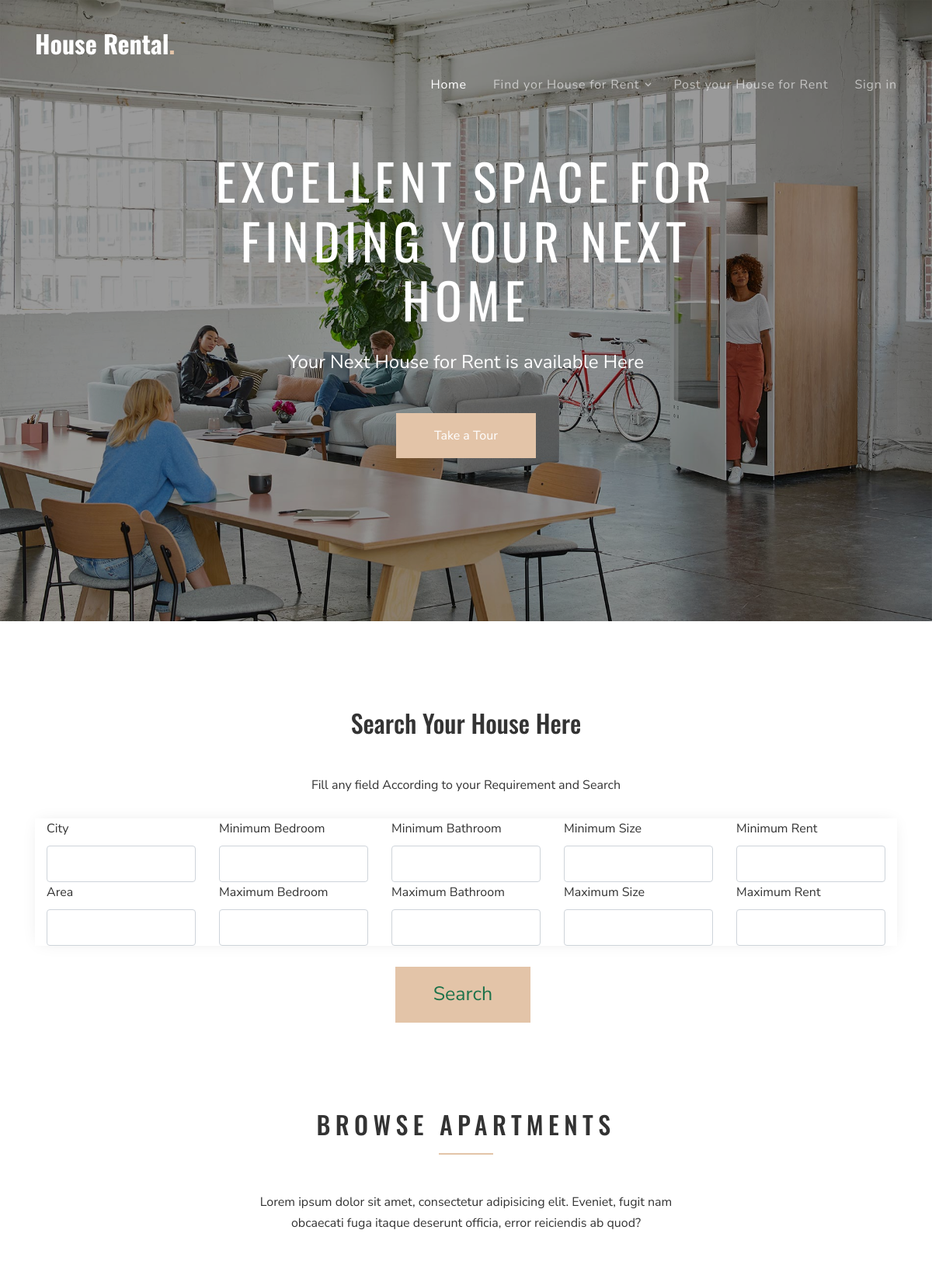
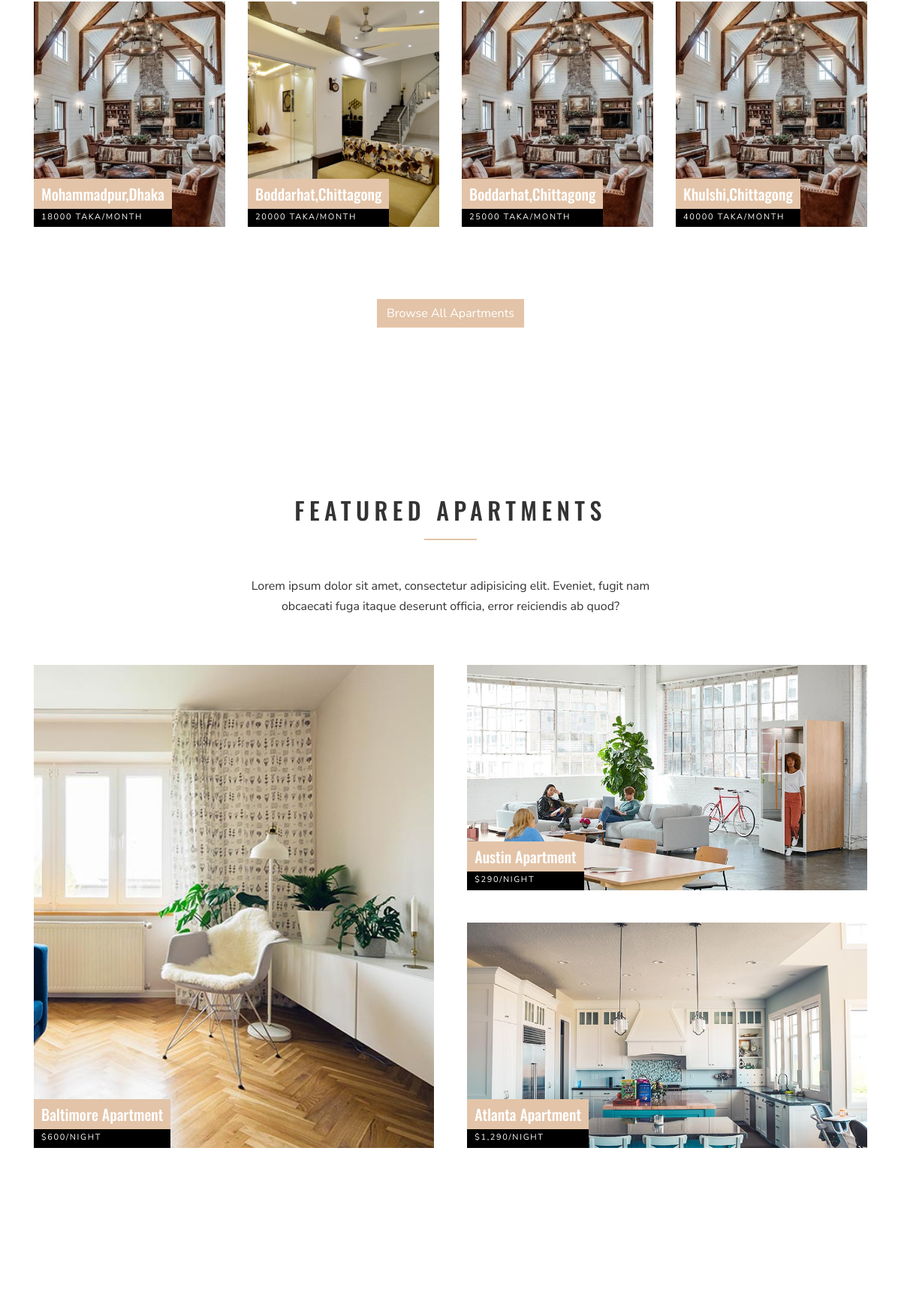
The page / (upper part) on the database its author committed (2 pictures, top to bottom).
### tables this page shows
CREATE TABLE `house_for_rent` (
  `house_id` int(255) NOT NULL,
  `owner_id` int(255) NOT NULL,
  `size` int(255) NOT NULL,
  `bedrooms` int(255) NOT NULL,
  `livingrooms` varchar(255) NOT NULL,
  `dining` varchar(255) NOT NULL,
  `servant_room` varchar(255) NOT NULL,
  `kitchen` int(255) NOT NULL,
  `parking` varchar(255) NOT NULL,
  `attach_bath` varchar(255) NOT NULL,
  `common_bath` int(255) NOT NULL,
  `balcony` int(255) NOT NULL,
  `floor_type` varchar(255) NOT NULL,
  `Level` varchar(255) NOT NULL,
  `direction` varchar(10) NOT NULL,
  `rent` int(255) NOT NULL,
  `service_charge` int(255) NOT NULL,
  `advance` int(255) NOT NULL,
  `description` varchar(10000) NOT NULL,
  `city` varchar(100) NOT NULL,
  `area` varchar(100) NOT NULL,
  `address` varchar(2555) NOT NULL,
  `renting_status` varchar(10) NOT NULL,
  `img1` varchar(255) NOT NULL,
  `img2` varchar(255) NOT NULL,
  `img3` varchar(255) NOT NULL,
  `img4` varchar(255) NOT NULL,
  `img5` varchar(255) NOT NULL
);

### index.php (the view, shortened to what this page needs)
<?php
include './includes/header.php';
$sql = "SELECT house_id, img1, rent, city, Area FROM house_for_rent LIMIT 4";
$query = mysqli_query($db, $sql);
$result = mysqli_fetch_all($query, MYSQLI_ASSOC);
?>
    <div class="site-blocks-cover overlay" style="background-image: url('images/hero_bg_2.jpg');" data-aos="fade" data-stellar-background-ratio="0.5" data-aos="fade">
      <div class="container">
        <div class="row align-items-center justify-content-center">
          <div class="col-md-8 text-center" data-aos="fade-up" data-aos-delay="400">
            <h1 class="mb-4">Excellent Space For Finding Your Next Home</h1>
            <p class="mb-5">Your Next House for Rent is available Here </p>
            <p><a href="houses.php" class="btn btn-primary px-5 py-3">Take a Tour</a></p>
          </div>
        </div>
      </div>
    </div>
    <div class="site-section">
      <div class="container" align="center">
      <div class="row">
      <div class="col">
      <h2 class="mb-5">Search Your House Here</h2>
      <p>Fill any field According to your Requirement and Search</p>
      </div>
    </div>
      </div>
    </div>
    <div class="container">
    <form action="search_result.php" method="POST">
    <div class="featured-property-half d-flex">
          <div class="col">
            <label for="city">City</label>
            <input type="text" class="form-control" name="city">
            <label for="area">Area</label>
            <input type="text" class="form-control" name="area">
          </div>
          <div class="col">
            <label for="minbed">Minimum Bedroom</label>
            <input type="text" class="form-control" name="minbed">
            <label for="maxbed">Maximum Bedroom</label>
            <input type="text" class="form-control" name="maxbed">
          </div>
          <div class="col">
            <label for="minbath">Minimum Bathroom</label>
            <input type="text" class="form-control" name="minbath">
            <label for="maxbath">Maximum Bathroom</label>
            <input type="text" class="form-control" name="maxbath">
          </div>
          <div class="col">
            <label for="minsize">Minimum Size</label>
            <input type="text" class="form-control" name="minsize">
            <label for="maxsize">Maximum Size</label>
            <input type="text" class="form-control" name="maxsize">
          </div>
          <div class="col">
            <label for="minrent">Minimum Rent</label>
            <input type="text" class="form-control" name="minrent">
            <label for="maxrent">Maximum Rent</label>
            <input type="text" class="form-control" name="maxrent">
          </div>
          </div>
          <div class="row">
          <div class="col">
          </div>
          <div class="col">
          </div>
          <div class="col">
          <br>
          <button class="btn btn-primary px-5 py-3" name="submit"style="color:#1D724A; margin-right:240px; font-size:25px;">Search</button>
          </div>
          <div class="col">
          </div>
    </div>
      </form>
    </div>
    <div class="site-section">
      <div class="container">
        <div class="row">
          <div class="site-section-heading text-center mb-5 w-border col-md-6 mx-auto">
            <h2 class="mb-5">Browse Apartments</h2>
            <p>Lorem ipsum dolor sit amet, consectetur adipisicing elit. Eveniet, fugit nam obcaecati fuga itaque deserunt
              officia, error reiciendis ab quod?</p>
          </div>
        </div>
        <div class="row">
          <?php
          if($result){
          foreach($result as $data ){?>
          <div class="col-md-6 col-lg-3 mb-5" data-aos="fade-up" data-aos-delay="100">
            <a href="house_detail.php?house_id=<?php echo $data['house_id']?>" class="unit-9">
              <div class="image" style="background-image: url('<?php echo "post_house_for_rent/".$data['img1']?>');"></div>
              <div class="unit-9-content">
                <h2><?php echo $data['Area'].",".$data['city'];?></h2>
                <span><?php echo $data['rent']." Taka/Month";?></span>
              </div>
            </a>
          </div>
          <?php
          }
        }
        ?>
        </div>
          <div class="col-md-12 text-center mt-5" data-aos="fade-up">
            <a href="houses.php" class="btn btn-primary">Browse All Apartments</a>
          </div>
        </div>
      </div>
    <div class="site-section">
      <div class="container">
        <div class="row">
          <div class="site-section-heading text-center mb-5 w-border col-md-6 mx-auto" data-aos="fade-up">
            <h2 class="mb-5">Featured Apartments</h2>
            <p>Lorem ipsum dolor sit amet, consectetur adipisicing elit. Eveniet, fugit nam obcaecati fuga itaque deserunt officia, error reiciendis ab quod?</p>
          </div>
        </div>
        <div class="site-block-retro d-block d-md-flex">
          <a href="#" class="col1 unit-9 no-height" data-aos="fade-up" data-aos-delay="100">
            <div class="image" style="background-image: url('images/img_2.jpg');"></div>
            <div class="unit-9-content">
              <h2>Baltimore Apartment</h2>
              <span>$600/night</span>
            </div>
          </a>
          <div class="col2 ml-auto">
            <a href="#" class="col2-row1 unit-9 no-height" data-aos="fade-up" data-aos-delay="200">
              <div class="image" style="background-image: url('images/img_3.jpg');"></div>
              <div class="unit-9-content">
                <h2>Austin Apartment</h2>
                <span>$290/night</span>
              </div>
            </a>
            <a href="#" class="col2-row2 unit-9 no-height" data-aos="fade-up" data-aos-delay="300">
              <div class="image" style="background-image: url('images/img_1.jpg');"></div>
              <div class="unit-9-content">
                <h2>Atlanta Apartment</h2>
                <span>$1,290/night</span>
              </div>
            </a>
          </div>
        </div>
      </div>
    </div>
    <div class="site-section block-13">
    </div>
<?php
include './includes/footer.php';
?>

### css/style.css (style rules this page uses)
body { line-height: 1.7; font-weight: 400; font-size: 1rem; color: #333; font-family: "Nunito Sans", -apple-system, BlinkMacSystemFont, "Segoe UI", Roboto, "Helvetica Neue", Arial, sans-serif, "Apple Color Emoji", "Segoe UI Emoji", "Segoe UI Symbol", "Noto Color Emoji"; }
h1, h2, h3, h4, h5, h6 { font-family: 'Oswald', sans-serif; }
a { -webkit-transition: .3s all ease; -o-transition: .3s all ease; transition: .3s all ease; }
.btn { position: relative; top: 0; border-radius: 0px; }
.btn.btn-primary { color: #fff; }
.form-control { height: 47px; }
.site-section { padding: 3em 0; }
@media (min-width: 768px) { .site-section { padding: 7em 0; } }
.site-blocks-cover { background-size: cover; background-repeat: no-repeat; background-position: top; }
.site-blocks-cover.overlay { position: relative; }
.site-blocks-cover.overlay:before { position: absolute; content: ""; left: 0; bottom: 0; right: 0; top: 0; background: rgba(0, 0, 0, 0.4); }
.site-blocks-cover, .site-blocks-cover .row { min-height: 600px; height: calc(100vh); }
.site-blocks-cover h1 { font-weight: 900; color: #fff; font-size: 4rem; font-weight: normal; letter-spacing: .1em; text-transform: uppercase; }
.site-blocks-cover p { color: #fff; font-size: 1.5rem; line-height: 1.5; }
.block-13, .slide-one-item { position: relative; z-index: 1; }
.padded-multi-line-primary, .unit-9 h2 { display: inline; background: #e3c4a8; -webkit-box-shadow: 10px 0 0 #e3c4a8, 0px 0 0 #e3c4a8; box-shadow: 10px 0 0 #e3c4a8, 0px 0 0 #e3c4a8; }
.padded-multi-line-black, .unit-9 span { display: inline; background: #000; -webkit-box-shadow: 10px 0 0 #000, 0px 0 0 #000; box-shadow: 10px 0 0 #000, 0px 0 0 #000; }
.unit-9 { background-size: cover; background-position: center center; background-repeat: none; height: 300px; position: relative; display: block; overflow: hidden; }
.unit-9 .image { background-size: cover; background-position: center center; -webkit-transition: .3s all ease-in-out; -o-transition: .3s all ease-in-out; transition: .3s all ease-in-out; height: 300px; -webkit-transition: .3s all ease; -o-transition: .3s all ease; transition: .3s all ease; -webkit-transform: scale(1.05); -ms-transform: scale(1.05); transform: scale(1.05); }
.unit-9.no-height { height: auto; }
.unit-9.no-height .image { height: auto; position: absolute; top: 0; left: 0; right: 0; bottom: 0; }
.unit-9 .unit-9-content { -webkit-transition: .3s all ease-in-out; -o-transition: .3s all ease-in-out; transition: .3s all ease-in-out; position: absolute; bottom: 0; }
.unit-9 h2 { padding-left: 10px; padding-top: 5px; padding-bottom: 5px; color: #fff; font-size: 20px; margin-bottom: 0; }
.unit-9 span { background: #000; display: block; color: #fff; padding-left: 10px; padding-top: 4px; padding-bottom: 4px; font-size: 11px; letter-spacing: .15em; text-transform: uppercase; }
.site-section-heading h2 { font-size: 2rem; letter-spacing: .2em; text-transform: uppercase; }
.site-section-heading.w-border h2 { position: relative; padding-bottom: 20px; display: inline-block; }
.site-section-heading.w-border h2:after { position: absolute; content: ""; width: 70px; left: 0; bottom: 0; height: 2px; background: #e3c4a8; }
.site-section-heading.w-border.text-center h2:after { left: 50%; -webkit-transform: translateX(-50%); -ms-transform: translateX(-50%); transform: translateX(-50%); }
.backgroundimg, .site-block-retro .col1, .site-block-retro .col2 > a { background-size: cover; background-position: center center; background-repeat: no-repeat; position: relative; }
.site-block-retro .col1, .site-block-retro .col2 { width: 48%; }
.site-block-retro .col2 > a { display: block; height: 300px; }
.site-block-retro .col2 > a:first-child { margin-bottom: 8%; }
form .form-control { background: none; }
.featured-property-half { position: relative; background: #fff; margin-top: -100px; -webkit-box-shadow: 0 0 20px -5px rgba(0, 0, 0, 0.1); box-shadow: 0 0 20px -5px rgba(0, 0, 0, 0.1); }
.featured-property-half div { width: 50%; }

### rows shown on the page
house_for_rent: img1 (picture), area "Mohammadpur", city "Dhaka", rent "18000"
house_for_rent: img1 (picture), area "Boddarhat", city "Chittagong", rent "20000"
house_for_rent: img1 (picture), area "Boddarhat", city "Chittagong", rent "25000"
house_for_rent: img1 (picture), area "Khulshi", city "Chittagong", rent "40000"
